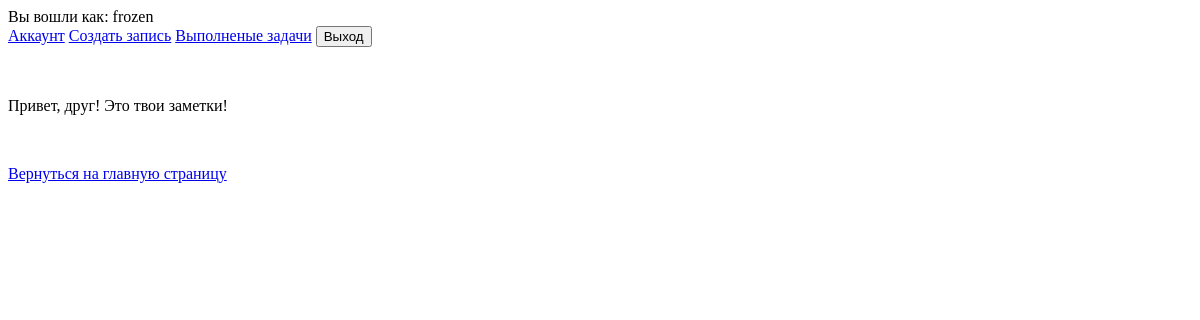
Before: /current/ (signed in) with the older database file.
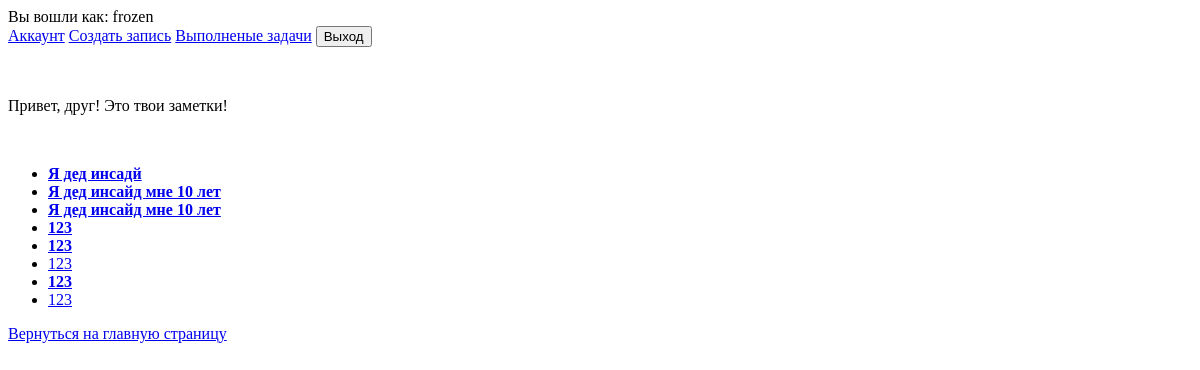
After: the same page with the newer database file.
### todo/models.py (models this page shows, shortened)
class Todo(models.Model):
    title = models.CharField(max_length=100)
    memo = models.TextField(blank=True)
    created = models.DateTimeField(auto_now_add=True)
    datecompleted = models.DateTimeField(null=True, blank=True)
    important = models.BooleanField(default=False)
    user = models.ForeignKey(User, on_delete=models.CASCADE)

### todo/views.py (the view)
# urls.py: path('current/', current_todos, name='current_todos'),
@login_required
def current_todos(request):
    todos = Todo.objects.filter(user=request.user, datecompleted__isnull=True)
    return render(request, 'todo/current_todos.html', {'todos': todos})

### todo/templates/todo/current_todos.html (shortened to what this page needs)
{% extends 'todo/base.html' %}
{% block content %}
    <p>Привет, друг! Это твои заметки!</p>
    <ul>
        {% for todo in todos %}
            <li>
                <a href="{% url 'viewtodo' todo.id %}">
                    {% if todo.important %}
                    <b>{{ todo.title }}</b>
                    {% else %}
                    {{ todo.title }}
                    {% endif %}
                </a>
            </li>
        {% endfor %}
    </ul>
    <a href="{% url 'home' %}">Вернуться на главную страницу</a>
{% endblock %}

### todo/templates/todo/base.html (shortened to what this page needs)
{% if user.is_authenticated %}
  Вы вошли как: {{ user.username }}
  <form action="{% url 'logout_user' %}" method='POST'>
    <a href="{% url 'current_todos' %}">Аккаунт</a>
    <a href="{% url 'create_todo' %}">Создать запись</a>
    <a href="{% url 'completed_todos' %}">Выполненые задачи</a>
    <button type="submit">Выход</button>
  </form>
{% else %}
  <a href="{% url 'signup_user' %}">Зарегистрироваться</a>
  <a href="{% url 'login_user' %}">Войти</a>
{% endif %}
{% block content %}{% endblock %}

Changed rows visible on the page:
added Todo: title "Я дед инсадй"
added Todo: title "Я дед инсайд мне 10 лет"
added Todo: title "Я дед инсайд мне 10 лет"
added Todo: title "123"
added Todo: title "123"
added Todo: title "123"
added Todo: title "123"
added Todo: title "123"
